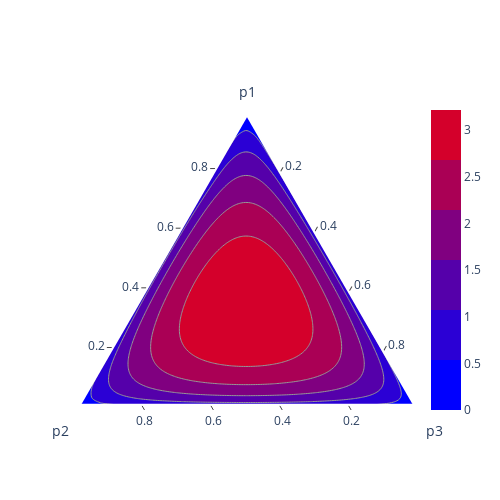

The cell this chart's notebook holds for it:
### Code cell
import numpy as np
from scipy import stats
import plotly.figure_factory as ff
import numpy as np

# p1p2p3_scatter = stats.dirichlet(alpha=np.array([1.0, 1.0, 1.0])).rvs(size=100)
p1 = np.linspace(0,1,100)
p2 = 1-p1.copy()
p_ = np.linspace(0,1,100)
p1 = (p1[np.newaxis,:]*p_[:,np.newaxis]).flatten()
p2 = (p2[np.newaxis,:]*p_[:,np.newaxis]).flatten()
p3 = 1-p1-p2
p = np.c_[p1,p2,p3]

"""Suppose the prior follows dirichlet distribution with alpha = (1.5, 1.5, 1.5)"""
alpha_prior = np.array([1.5, 1.5, 1.5])  # Prior alpha values
dirichlet_prior = stats.dirichlet(alpha=alpha_prior)


fig = ff.create_ternary_contour(p.T, dirichlet_prior.pdf(p.T),
                                pole_labels=['p1', 'p2', 'p3'],
                                interp_mode='cartesian',
                                showscale=True)

fig

### Figure 1 — Plotly figure (JSON) as saved in the notebook; plotly's stock layout.template omitted (floating-point values rounded to 4 significant figures; data arrays with more than 128 entries replaced by an {"elided": "..."} marker saying what was removed)
{"data": [{"a": [1, 0, 0], "b": [0, 1, 0], "c": [0, 0, 1], "fill": "toself", "fillcolor": "rgb(0,0,255)", "hoverinfo": "skip", "line": {"color": "rgb(150, 150, 150)", "shape": "spline", "width": 1}, "mode": "lines", "name": "0.000", "showlegend": true, "type": "scatterternary"}, {"a": {"elided": "747 float values"}, "b": {"elided": "747 float values"}, "c": {"elided": "747 float values"}, "fill": "toself", "fillcolor": "rgb(42.5, 0.0, 212.5)", "hoverinfo": "skip", "line": {"color": "rgb(150, 150, 150)", "shape": "spline", "width": 1}, "mode": "lines", "name": "0.536", "showlegend": true, "type": "scatterternary"}, {"a": {"elided": "657 float values"}, "b": {"elided": "657 float values"}, "c": {"elided": "657 float values"}, "fill": "toself", "fillcolor": "rgb(85.0, 0.0, 170.0)", "hoverinfo": "skip", "line": {"color": "rgb(150, 150, 150)", "shape": "spline", "width": 1}, "mode": "lines", "name": "1.072", "showlegend": true, "type": "scatterternary"}, {"a": {"elided": "573 float values"}, "b": {"elided": "573 float values"}, "c": {"elided": "573 float values"}, "fill": "toself", "fillcolor": "rgb(127.5, 0.0, 127.5)", "hoverinfo": "skip", "line": {"color": "rgb(150, 150, 150)", "shape": "spline", "width": 1}, "mode": "lines", "name": "1.608", "showlegend": true, "type": "scatterternary"}, {"a": {"elided": "465 float values"}, "b": {"elided": "465 float values"}, "c": {"elided": "465 float values"}, "fill": "toself", "fillcolor": "rgb(170.0, 0.0, 85.0)", "hoverinfo": "skip", "line": {"color": "rgb(150, 150, 150)", "shape": "spline", "width": 1}, "mode": "lines", "name": "2.144", "showlegend": true, "type": "scatterternary"}, {"a": {"elided": "333 float values"}, "b": {"elided": "333 float values"}, "c": {"elided": "333 float values"}, "fill": "toself", "fillcolor": "rgb(212.49999999999997, 0.0, 42.50000000000003)", "hoverinfo": "skip", "line": {"color": "rgb(150, 150, 150)", "shape": "spline", "width": 1}, "mode": "lines", "name": "2.680", "showlegend": true, "type": "scatterternary"}, {"a": {"elided": "10000 float values"}, "b": {"elided": "10000 float values"}, "c": {"elided": "10000 float values"}, "hovertemplate": "p1: %{a:.3f}<br>p2: %{b:.3f}<br>p3: %{c:.3f}<br>z: %{marker.color:.3f}<extra></extra>", "marker": {"color": {"elided": "10000 float values"}, "colorscale": [[0, "rgb(0,0,255)"], [1, "rgb(255,0,0)"]], "line": {"color": "rgb(120, 120, 120)", "width": 1}}, "mode": "markers", "opacity": 0, "type": "scatterternary"}, {"a": [null], "b": [null], "c": [null], "marker": {"cmax": 3.216, "cmin": 0, "colorscale": [[0, "rgb(0,0,255)"], [0.1667, "rgb(0,0,255)"], [0.1667, "rgb(42.5, 0.0, 212.5)"], [0.3333, "rgb(42.5, 0.0, 212.5)"], [0.3333, "rgb(85.0, 0.0, 170.0)"], [0.5, "rgb(85.0, 0.0, 170.0)"], [0.5, "rgb(127.5, 0.0, 127.5)"], [0.6667, "rgb(127.5, 0.0, 127.5)"], [0.6667, "rgb(170.0, 0.0, 85.0)"], [0.8333, "rgb(170.0, 0.0, 85.0)"], [0.8333, "rgb(212.49999999999997, 0.0, 42.50000000000003)"], [1, "rgb(212.49999999999997, 0.0, 42.50000000000003)"], [1, "rgb(212.49999999999997, 0.0, 42.50000000000003)"]], "showscale": true}, "mode": "markers", "type": "scatterternary"}], "layout": {"height": 500, "showlegend": false, "ternary": {"aaxis": {"linewidth": 2, "min": 0.01, "ticks": "outside", "title": {"text": "p1"}}, "baxis": {"linewidth": 2, "min": 0.01, "ticks": "outside", "title": {"text": "p2"}}, "caxis": {"linewidth": 2, "min": 0.01, "ticks": "outside", "title": {"text": "p3"}}, "sum": 1}, "width": 500}}
